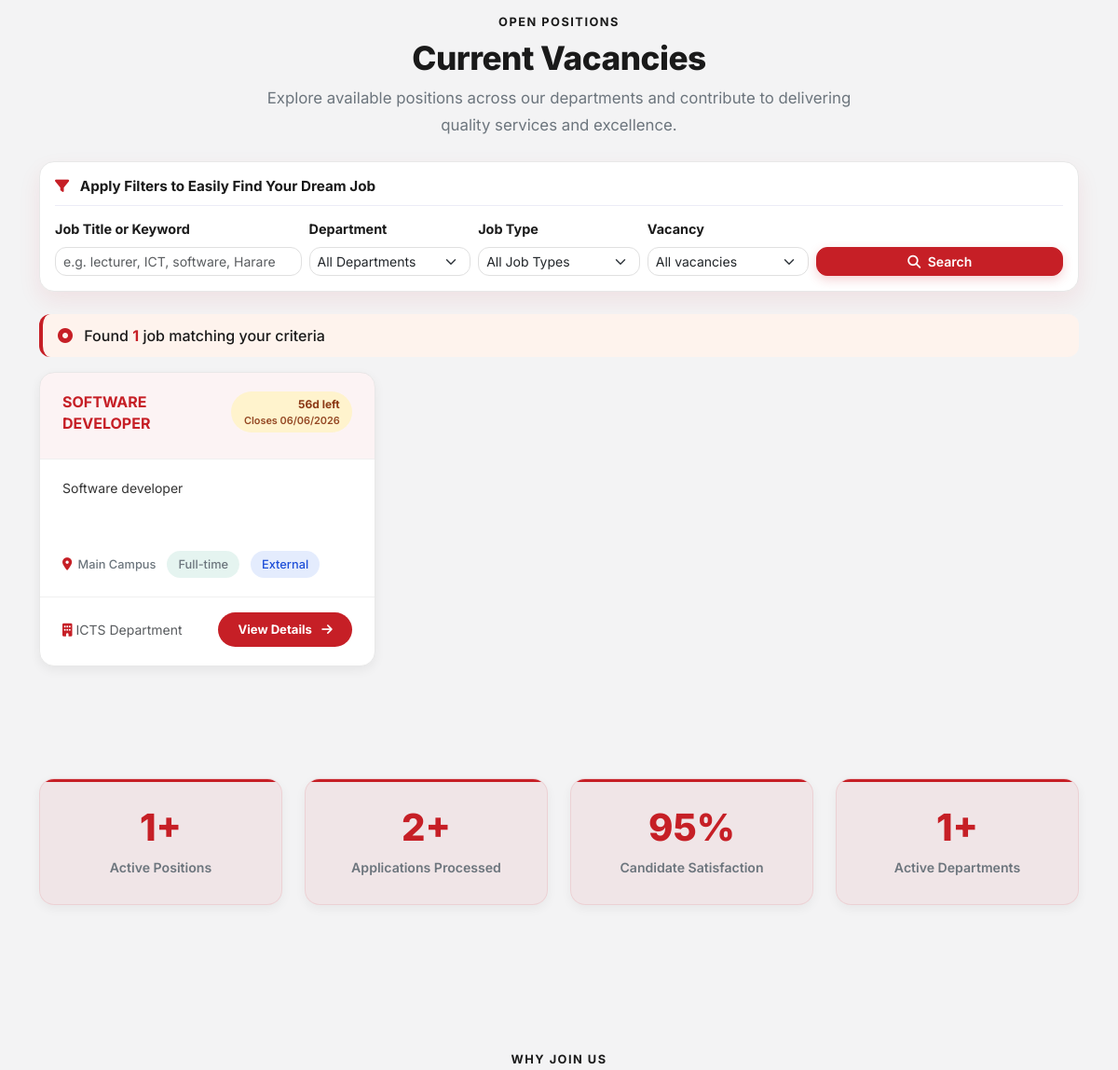
Before: / (middle part) with the older database file.
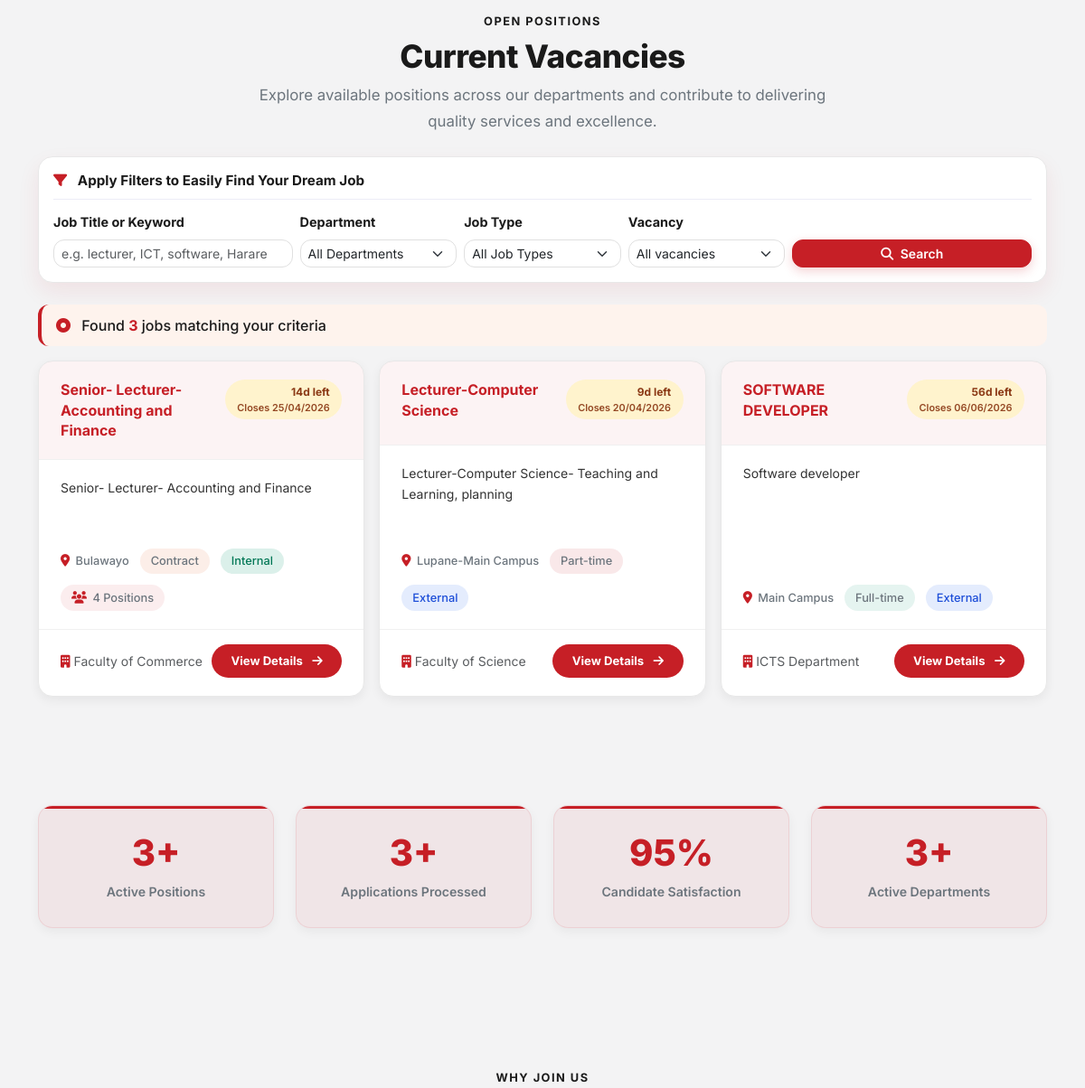
After: the same page with the newer database file.
### tables this page shows
CREATE TABLE `jobs` (
  `job_id` int(11) NOT NULL,
  `title` varchar(255) NOT NULL,
  `department` varchar(100) DEFAULT NULL,
  `description` text NOT NULL,
  `requirements` text DEFAULT NULL,
  `qualifications` text DEFAULT NULL,
  `location` varchar(255) DEFAULT NULL,
  `job_type` enum('Full-time','Part-time','Contract','Internship') DEFAULT 'Full-time',
  `vacancy_scope` enum('Internal','External') NOT NULL DEFAULT 'External',
  `salary_min` decimal(10,2) DEFAULT NULL,
  `salary_max` decimal(10,2) DEFAULT NULL,
  `posted_by` int(11) NOT NULL COMMENT 'HR user_id',
  `status` enum('Draft','Pending Approval','Active','Closed','Cancelled') DEFAULT 'Draft',
  `approved_by` int(11) DEFAULT NULL COMMENT 'Management user_id',
  `approved_at` datetime DEFAULT NULL,
  `application_deadline` date DEFAULT NULL,
  `max_applications` int(11) DEFAULT NULL,
  `current_applications` int(11) DEFAULT 0,
  `created_at` timestamp NOT NULL DEFAULT current_timestamp(),
  `updated_at` timestamp NOT NULL DEFAULT current_timestamp() ON UPDATE current_timestamp()
);

### includes/functions.php (called while the page is built, shortened)
<?php
function formatDateDisplay($date) {
    try {
        return (new DateTime($date))->format('d/m/Y');
    } catch (Exception $e) {
        return '';
    }
}
function sqlJobApplicationOpen(string $alias = ''): string {
    $p = $alias !== '' ? $alias . '.' : '';
    return "({$p}application_deadline IS NULL OR {$p}application_deadline >= CURDATE())";
}
function vacancyScope(?string $scope): string {
    $s = trim((string)($scope ?? ''));
    return ($s === 'Internal' || $s === 'External') ? $s : 'External';
}
function vacancyScopeBadgeClass(?string $scope): string {
    return vacancyScope($scope) === 'Internal' ? 'badge-vacancy-internal' : 'badge-vacancy-external';
}

### includes/security.php (called while the page is built, shortened)
<?php
function escape($string) {
    return htmlspecialchars($string, ENT_QUOTES, 'UTF-8');
}

### index.php (the view, shortened to what the changed rows need)
<?php
$db = getDBConnection();
$page = max(1, (int)($_GET['page'] ?? 1));
$limit = 10;
$offset = ($page - 1) * $limit;
$where = "status = 'Active' AND " . sqlJobApplicationOpen();
$params = [];
$countStmt = $db->prepare("SELECT COUNT(*) AS total FROM jobs WHERE {$where}");
$countStmt->execute($params);
$total = (int)($countStmt->fetch()['total'] ?? 0);
$sql = "SELECT job_id, title, department, location, job_type, vacancy_scope, created_at, application_deadline, description, max_applications
        FROM jobs WHERE {$where} ORDER BY created_at DESC LIMIT ? OFFSET ?";
$stmt = $db->prepare($sql);
$bindIndex = 1;
$stmt->bindValue($bindIndex++, (int)$limit, PDO::PARAM_INT);
$stmt->bindValue($bindIndex++, (int)$offset, PDO::PARAM_INT);
$stmt->execute();
$jobs = $stmt->fetchAll();
$openSql = "status = 'Active' AND " . sqlJobApplicationOpen();
$statsStmt = $db->query("SELECT COUNT(*) FROM jobs WHERE {$openSql}");
$totalActiveJobs = (int)$statsStmt->fetchColumn();
$appsStmt = $db->query("SELECT COUNT(*) FROM applications");
$totalApps = (int)$appsStmt->fetchColumn();
$deptCountStmt = $db->query("SELECT COUNT(DISTINCT department) FROM jobs WHERE {$openSql} AND department IS NOT NULL AND department != ''");
$totalDepts = (int)$deptCountStmt->fetchColumn();
require_once BASE_PATH . '/includes/header.php';
function daysLeft($deadline) {
    $now = new DateTime();
    $end = new DateTime($deadline);
    $diff = $now->diff($end);
    return (int)$diff->days;
}
function typeBadgeClass($type) {
    $map = [
        'Full-time' => 'badge-fulltime',
        'Part-time' => 'badge-parttime',
        'Contract' => 'badge-contract',
        'Internship' => 'badge-internship',
    ];
    return $map[$type] ?? 'badge-fulltime';
}
?>
<section id="open-positions" class="open-section py-5">
    <div class="container">
        <div class="text-center mb-4">
            <span class="section-label">Open Positions</span>
            <h2 class="section-title">Current Vacancies</h2>
            <p class="section-subtitle mx-auto">
            </p>
        </div>
        <div class="filter-inline-card mb-4">
            <div class="filter-inline-title">
            </div>
            <form method="get" action="<?php echo BASE_URL; ?>/index.php#open-positions" class="row g-2 align-items-end">
            </form>
        </div>
        <div class="results-strip mb-3">
            <i class="fa-solid fa-circle-dot me-2"></i> Found <strong><?php echo $total; ?></strong> job<?php echo $total !== 1 ? 's' : ''; ?> matching your criteria
        </div>
        <div class="row g-3">
            <?php foreach ($jobs as $job):
                $days = daysLeft($job['application_deadline']);
                $badgeClass = typeBadgeClass($job['job_type']);
                $vScope = vacancyScope($job['vacancy_scope'] ?? 'External');
            ?>
                <div class="col-12 col-md-6 col-lg-4">
                    <div class="job-card">
                        <div class="job-card-header">
                            <div class="job-title">
                                <a href="<?php echo BASE_URL; ?>/job.php?job_id=<?php echo (int)$job['job_id']; ?>">
                                    <?php echo escape($job['title']); ?>
                                </a>
                            </div>
                            <?php if ($days !== null && $days >= 0 && !empty($job['application_deadline'])): ?>
                                <span class="badge-deadline job-deadline-badge <?php echo $days <= 5 ? 'urgent' : ''; ?>">
                                    <span class="d-block"><?php echo $days; ?>d left</span>
                                    <span class="d-block deadline-date-line">Closes <?php echo escape(formatDateDisplay($job['application_deadline'])); ?></span>
                                </span>
                            <?php endif; ?>
                        </div>
                        <div class="job-card-body">
                            <p class="job-description"><?php echo escape($job['description']); ?></p>
                            <div class="job-meta">
                                <?php if (!empty($job['location'])): ?>
                                    <span class="meta-item"><i class="fa-solid fa-location-dot"></i><?php echo escape($job['location']); ?></span>
                                <?php endif; ?>
                                <span class="meta-item badge-type <?php echo $badgeClass; ?>"><?php echo escape($job['job_type']); ?></span>
                                <span class="meta-item badge-type <?php echo vacancyScopeBadgeClass($vScope); ?>"><?php echo escape($vScope); ?></span>
                                <?php if (!empty($job['max_applications']) && (int)$job['max_applications'] > 1): ?>
                                    <span class="meta-item badge-positions"><i class="fa-solid fa-users"></i><?php echo (int)$job['max_applications']; ?> Positions</span>
                                <?php endif; ?>
                            </div>
                        </div>
                        <div class="job-card-footer">
                            <div class="small text-muted">
                                <?php if (!empty($job['department'])): ?>
                                    <i class="fa-solid fa-building me-1"></i><?php echo escape($job['department']); ?>
                                <?php endif; ?>
                            </div>
                            <a class="btn-view-details" href="<?php echo BASE_URL; ?>/job.php?job_id=<?php echo (int)$job['job_id']; ?>">
                                View Details <i class="fa-solid fa-arrow-right ms-1"></i>
                            </a>
                        </div>
                    </div>
                </div>
            <?php endforeach; ?>
        </div>
    </div>
</section>
<section class="stats-section">
    <div class="container">
        <div class="row g-4">
            <div class="col-6 col-md-3">
                <div class="stat-card">
                    <div class="stat-number"><?php echo $totalActiveJobs; ?>+</div>
                    <div class="stat-label">Active Positions</div>
                </div>
            </div>
            <div class="col-6 col-md-3">
                <div class="stat-card">
                    <div class="stat-number"><?php echo $totalApps > 0 ? number_format($totalApps) : '0'; ?>+</div>
                    <div class="stat-label">Applications Processed</div>
                </div>
            </div>
            <div class="col-6 col-md-3">
                <div class="stat-card">
                    <div class="stat-number"><?php echo $totalDepts; ?>+</div>
                    <div class="stat-label">Active Departments</div>
                </div>
            </div>
        </div>
    </div>
</section>
<?php require_once BASE_PATH . '/includes/footer.php'; ?>

Changed rows visible on the page:
added jobs: title "Senior- Lecturer- Accounting and Finance", application_deadline "14", application_deadline "25/04/2026", description "Senior- Lecturer- Accounting and Finance", location "Bulawayo", job_type "Contract", vacancy_scope "Internal", max_applications "4", department "Faculty of Commerce"
added jobs: title "Lecturer-Computer Science", application_deadline "9", application_deadline "20/04/2026", description "Lecturer-Computer Science- Teaching and Learning, planning", location "Lupane-Main Campus", job_type "Part-time", vacancy_scope "External", department "Faculty of Science"
Other visible differences:
$total: "1" → "3"
$totalActiveJobs: "1" → "3"
$totalApps: "2" → "3"
$totalDepts: "1" → "3"
text now shown: "s"
